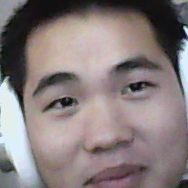
//> input picture work/opencv/cascade_classifier/picture-2.png, 188 x 188 px
$ ./s_d ../cascade_classifier/picture-2.png   (built with g++ and OpenCV 4)
//> lines starting //> are read from the running program, lines starting //| are printed output that depends on the picture
#include "opencv2/imgproc/imgproc.hpp"
#include "opencv2/highgui/highgui.hpp"
#include <stdlib.h>
#include <stdio.h>

using namespace cv;

/** @function main */
int main( int argc, char** argv )
{

    Mat src, src_gray;
    Mat grad;
    char* window_name = "Edge Detector";
    int scale = 1;
    int delta = 0;
    int ddepth = CV_16S;

    int c;

    /// Load an image
    src = imread( argv[1] );
//> src is the input picture: 188 rows x 188 cols, CV_8UC3; mean B, G, R 124.1, 124.1, 135.2

    if( !src.data )
    { return -1; }

    GaussianBlur( src, src, Size(3,3), 0, 0, BORDER_DEFAULT );

    /// Convert it to gray
    cvtColor( src, src_gray, CV_BGR2GRAY );
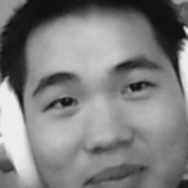
//> src_gray: 188 rows x 188 cols, CV_8UC1; min 16, max 236, mean 127.4

    /// Create window
    namedWindow( window_name, CV_WINDOW_AUTOSIZE );

    /// Generate grad_x and grad_y
    Mat grad_x, grad_y;
    Mat abs_grad_x, abs_grad_y;

    /// Gradient X
    //Scharr( src_gray, grad_x, ddepth, 1, 0, scale, delta, BORDER_DEFAULT );
    Sobel( src_gray, grad_x, ddepth, 1, 0, 3, scale, delta, BORDER_DEFAULT );
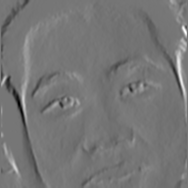
//> grad_x: 188 rows x 188 cols, CV_16SC1; min -462, max 534, mean 0.2; drawn with min black and max white
    convertScaleAbs( grad_x, abs_grad_x );
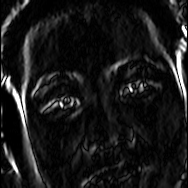
//> abs_grad_x: 188 rows x 188 cols, CV_8UC1; min 0, max 255, mean 25.1

    /// Gradient Y
    //Scharr( src_gray, grad_y, ddepth, 0, 1, scale, delta, BORDER_DEFAULT );
    Sobel( src_gray, grad_y, ddepth, 0, 1, 3, scale, delta, BORDER_DEFAULT );
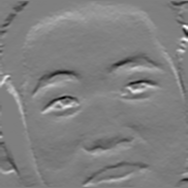
//> grad_y: 188 rows x 188 cols, CV_16SC1; min -382, max 385, mean 2.6; drawn with min black and max white
    convertScaleAbs( grad_y, abs_grad_y );
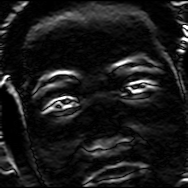
//> abs_grad_y: 188 rows x 188 cols, CV_8UC1; min 0, max 255, mean 26.5

    /// Total Gradient (approximate)
    addWeighted( abs_grad_x, 0.5, abs_grad_y, 0.5, 0, grad );
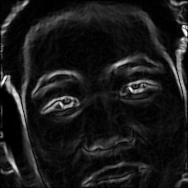
//> grad: 188 rows x 188 cols, CV_8UC1; min 0, max 255, mean 25.8

    imshow( window_name, grad );

    waitKey(0);

    return 0;
}
